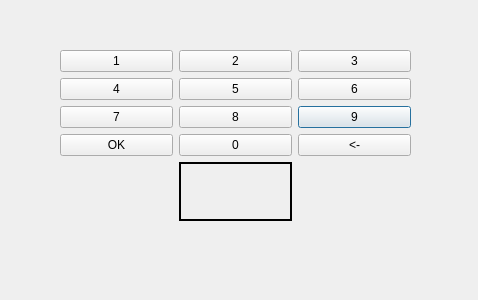
<?xml version="1.0" encoding="UTF-8"?>
<ui version="4.0">
 <class>PinUi</class>
 <widget class="QDialog" name="PinUi">
  <property name="geometry">
   <rect>
    <x>0</x>
    <y>0</y>
    <width>478</width>
    <height>300</height>
   </rect>
  </property>
  <property name="windowTitle">
   <string>Dialog</string>
  </property>
  <widget class="QLabel" name="label">
   <property name="geometry">
    <rect>
     <x>200</x>
     <y>20</y>
     <width>81</width>
     <height>16</height>
    </rect>
   </property>
   <property name="font">
    <font>
     <pointsize>10</pointsize>
     <weight>50</weight>
     <bold>false</bold>
    </font>
   </property>
   <property name="layoutDirection">
    <enum>Qt::LeftToRight</enum>
   </property>
   <property name="frameShape">
    <enum>QFrame::NoFrame</enum>
   </property>
   <property name="text">
    <string/>
   </property>
  </widget>
  <widget class="QWidget" name="gridLayoutWidget">
   <property name="geometry">
    <rect>
     <x>60</x>
     <y>50</y>
     <width>351</width>
     <height>171</height>
    </rect>
   </property>
   <layout class="QGridLayout" name="gridLayout">
    <item row="2" column="2">
     <widget class="QPushButton" name="BtnNine">
      <property name="text">
       <string>9</string>
      </property>
     </widget>
    </item>
    <item row="1" column="1">
     <widget class="QPushButton" name="BtnFive">
      <property name="text">
       <string>5</string>
      </property>
     </widget>
    </item>
    <item row="3" column="2">
     <widget class="QPushButton" name="BtnBack">
      <property name="text">
       <string>&lt;-</string>
      </property>
     </widget>
    </item>
    <item row="3" column="1">
     <widget class="QPushButton" name="BtnZero">
      <property name="text">
       <string>0</string>
      </property>
     </widget>
    </item>
    <item row="0" column="0">
     <widget class="QPushButton" name="BtnOne">
      <property name="text">
       <string>1</string>
      </property>
     </widget>
    </item>
    <item row="0" column="1">
     <widget class="QPushButton" name="BtnTwo">
      <property name="text">
       <string>2</string>
      </property>
     </widget>
    </item>
    <item row="2" column="1">
     <widget class="QPushButton" name="BtnEight">
      <property name="text">
       <string>8</string>
      </property>
     </widget>
    </item>
    <item row="0" column="2">
     <widget class="QPushButton" name="BtnThree">
      <property name="text">
       <string>3</string>
      </property>
     </widget>
    </item>
    <item row="1" column="2">
     <widget class="QPushButton" name="BtnSix">
      <property name="text">
       <string>6</string>
      </property>
     </widget>
    </item>
    <item row="2" column="0">
     <widget class="QPushButton" name="BtnSeven">
      <property name="text">
       <string>7</string>
      </property>
     </widget>
    </item>
    <item row="3" column="0">
     <widget class="QPushButton" name="BtnOk">
      <property name="text">
       <string>OK</string>
      </property>
     </widget>
    </item>
    <item row="1" column="0">
     <widget class="QPushButton" name="BtnFour">
      <property name="text">
       <string>4</string>
      </property>
     </widget>
    </item>
    <item row="4" column="1">
     <widget class="QLabel" name="PinValue">
      <property name="font">
       <font>
        <pointsize>10</pointsize>
       </font>
      </property>
      <property name="layoutDirection">
       <enum>Qt::LeftToRight</enum>
      </property>
      <property name="frameShape">
       <enum>QFrame::WinPanel</enum>
      </property>
      <property name="frameShadow">
       <enum>QFrame::Plain</enum>
      </property>
      <property name="text">
       <string/>
      </property>
     </widget>
    </item>
   </layout>
  </widget>
 </widget>
 <resources/>
 <connections/>
</ui>
